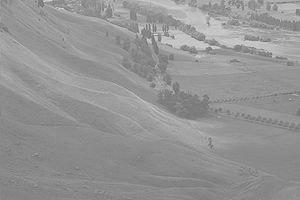
#> input picture HW6/temp2.jpg, 300 x 200 px
$ jupyter execute --allow-errors 'CV HW6.ipynb'
#> lines starting #> are read from the running program, lines starting #| are printed output that depends on the picture
[cell 1]
import numpy as np
import cv2
import matplotlib.pylab as plt
plt.rcParams["figure.figsize"] = (12,6)

[cell 2]
def show_image(image):
    plt.imshow(image, cmap='gray', vmin=0, vmax=255)
    plt.show()

[cell 3]
IMAGE_NAME = 'temp2.jpg'

[cell 4]
image = cv2.imread(IMAGE_NAME, 0)
#> image is the input picture: shape (200, 300); min 96, max 233, mean 148.1
show_image(image)

[cell 5]
# global equalization

equ = cv2.equalizeHist(image)
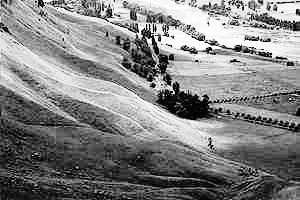
#> equ: shape (200, 300); min 0, max 255, mean 130.5
show_image(equ)

[cell 6]
# local equalization

def local_histo_eq(image):
    kernel_size = (3, 3)
    off = (int(kernel_size[0] / 2), int(kernel_size[1] / 2))
    result = np.zeros((image.shape[0], image.shape[1])).astype(np.uint8)

    for i in range(off[0], image.shape[0] - off[0]):
        for j in range(off[1], image.shape[1] - off[1]):
            x_down = i - off[0]
            x_up = i + off[0] + 1
            y_down = j - off[1]
            y_up = j + off[1] + 1
            part = image[x_down: x_up, y_down: y_up]

            result[x_down: x_up, y_down: y_up] = cv2.equalizeHist(part)
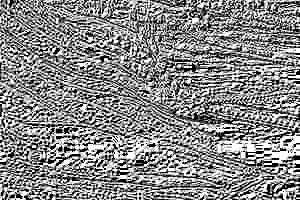
#> result: shape (200, 300); min 0, max 255, mean 136.9

    return result

[cell 7]
show_image(local_histo_eq(image))

[cell 8]
def add_sp_noise(image, snr=0.99):
#> called with snr = 0.9
    noise = image.copy()
    salt_vs_pepper = 0.5

    num_salt = np.ceil((1 - snr) * image.size * salt_vs_pepper)
#> num_salt = 3000
    num_pepper = np.ceil((1 - snr) * image.size * (1. - salt_vs_pepper))
#> num_pepper = 3000

    coords = [np.random.randint(0, i - 1, int(num_salt)) for i in image.shape]
    noise[coords] = 255
    coords = [np.random.randint(0, i - 1, int(num_pepper)) for i in image.shape]
    noise[coords] = 0

    return noise
